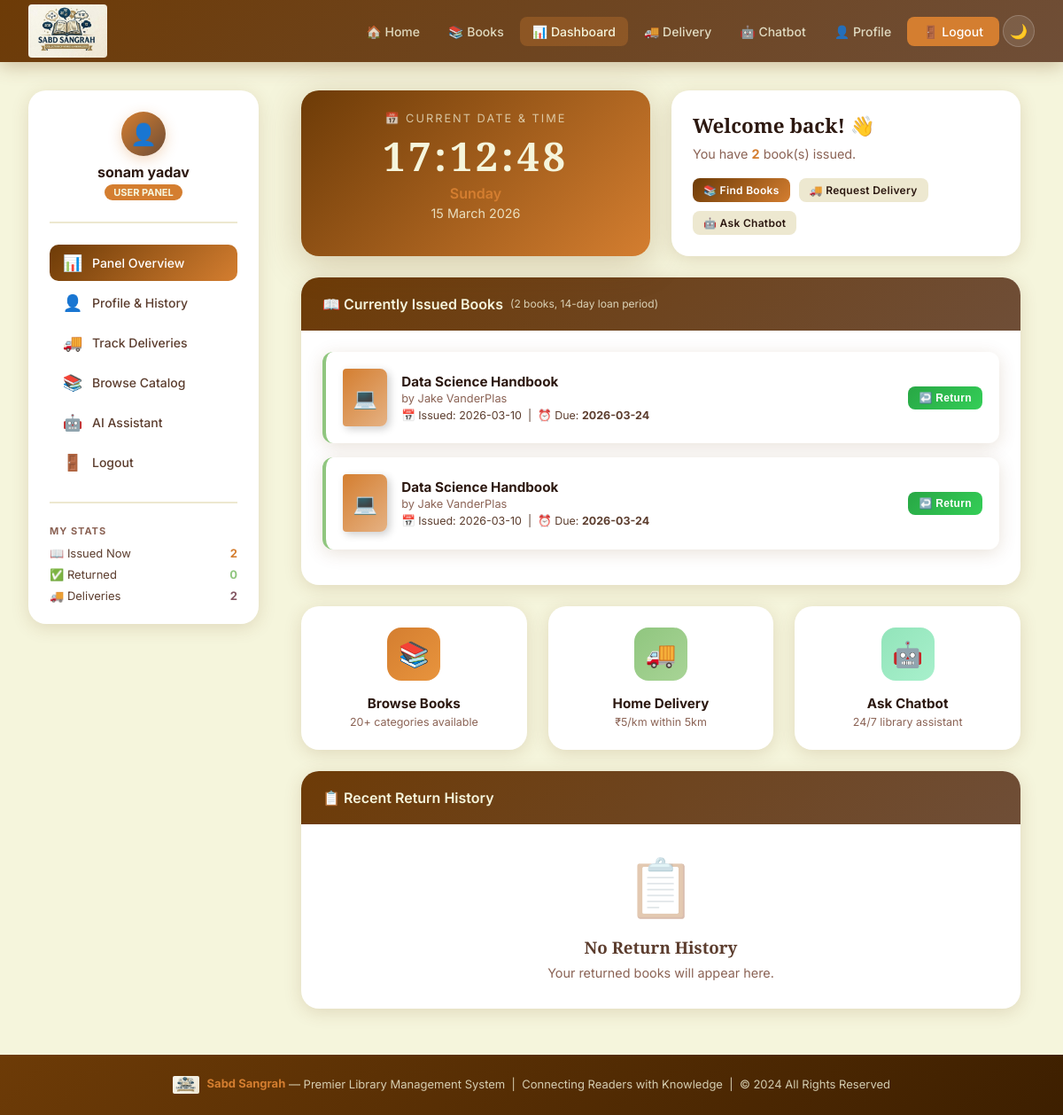
/dashboard (signed in), run on the app's committed database.
### tables this page shows
CREATE TABLE transactions (
            id INTEGER PRIMARY KEY AUTOINCREMENT,
            book_id INTEGER NOT NULL,
            user_id INTEGER NOT NULL,
            issue_date TEXT NOT NULL,
            due_date TEXT NOT NULL,
            return_date TEXT,
            fine REAL DEFAULT 0,
            FOREIGN KEY(book_id) REFERENCES books(id),
            FOREIGN KEY(user_id) REFERENCES users(id)
        );

CREATE TABLE books (
            id INTEGER PRIMARY KEY AUTOINCREMENT,
            title TEXT NOT NULL,
            author TEXT NOT NULL,
            isbn TEXT UNIQUE,
            category TEXT DEFAULT 'General',
            pub_year TEXT,
            total_copies INTEGER DEFAULT 1,
            available INTEGER DEFAULT 1,
            description TEXT DEFAULT '',
            cover_color TEXT DEFAULT '#D47E30',
            avg_rating REAL DEFAULT 0.0,
            created_at TEXT DEFAULT CURRENT_TIMESTAMP
        );

### app.py (the view)
@app.route('/dashboard')
@login_required
def user_dashboard():
    db = get_db()
    user_id = session['user_id']
    issued = db.execute('''SELECT t.*, b.title, b.author, b.category, b.cover_color
                           FROM transactions t JOIN books b ON t.book_id=b.id
                           WHERE t.user_id=? AND t.return_date IS NULL
                           ORDER BY t.issue_date DESC''', (user_id,)).fetchall()
    history = db.execute('''SELECT t.*, b.title, b.author
                            FROM transactions t JOIN books b ON t.book_id=b.id
                            WHERE t.user_id=? AND t.return_date IS NOT NULL
                            ORDER BY t.return_date DESC LIMIT 5''', (user_id,)).fetchall()
    deliveries = db.execute('''SELECT d.*, b.title FROM deliveries d JOIN books b ON d.book_id=b.id
                               WHERE d.user_id=? ORDER BY d.created_at DESC LIMIT 5''', (user_id,)).fetchall()
    today = datetime.date.today()
    issued_with_fine = []
    for t in issued:
        t = dict(t)
        due = datetime.datetime.strptime(t['due_date'], '%Y-%m-%d').date()
        days_late = max(0, (today - due).days)
        t['fine'] = days_late * FINE_PER_DAY
        t['days_late'] = days_late
        issued_with_fine.append(t)
    db.close()
    return render_template('dashboard_user.html', issued=issued_with_fine, history=history, deliveries=deliveries)

### app.py (called while the page is built)
def get_db():
    conn = sqlite3.connect(DATABASE)
    conn.row_factory = sqlite3.Row
    return conn

def login_required(f):
    @wraps(f)
    def decorated(*args, **kwargs):
        if 'user_id' not in session:
            flash('Please login to continue.', 'warning')
            return redirect(url_for('login'))
        return f(*args, **kwargs)
    return decorated

### templates/dashboard_user.html (shortened to what this page needs)
{% extends "user_panel_base.html" %}
{% block sidebar_extras %}
<div style="margin-top:1.5rem;padding-top:1.5rem;border-top:2px solid var(--cream-dark)">
    <div
        style="font-size:11px;font-weight:700;color:var(--text-light);text-transform:uppercase;letter-spacing:1px;margin-bottom:10px">
        My Stats</div>
    <div style="display:flex;flex-direction:column;gap:8px">
        <div style="display:flex;justify-content:space-between;font-size:13px">
            <span style="color:var(--text-mid)">📖 Issued Now</span>
            <span style="font-weight:700;color:var(--orange)">{{ issued|length }}</span>
        </div>
        <div style="display:flex;justify-content:space-between;font-size:13px">
            <span style="color:var(--text-mid)">✅ Returned</span>
            <span style="font-weight:700;color:var(--green)">{{ history|length }}</span>
        </div>
        <div style="display:flex;justify-content:space-between;font-size:13px">
            <span style="color:var(--text-mid)">🚚 Deliveries</span>
            <span style="font-weight:700;color:var(--mauve)">{{ deliveries|length }}</span>
        </div>
    </div>
</div>
{% endblock %}
{% block panel_content %}
<div class="grid-2 mb-3">
    <div class="live-clock">
        <div style="font-size:0.8rem;opacity:0.7;letter-spacing:2px;text-transform:uppercase;margin-bottom:4px">
            📅 Current Date & Time</div>
        <div class="clock-time" id="liveTime">--:--:--</div>
        <div class="clock-day" id="liveDay"></div>
        <div class="clock-date" id="liveDate"></div>
    </div>
    <div class="card" style="padding:1.5rem;display:flex;flex-direction:column;justify-content:center">
        <h3 style="font-family:'Playfair Display',serif;font-size:1.4rem;color:var(--text-dark);margin-bottom:0.3rem">
            Welcome back! 👋</h3>
        <p style="color:var(--text-light);font-size:0.9rem;line-height:1.6">You have <strong
                style="color:var(--orange)">{{ issued|length }}</strong> book(s) issued.
            {% set overdue_count = issued|selectattr('days_late','gt',0)|list|length %}
        </p>
        <div style="display:flex;gap:10px;margin-top:1rem;flex-wrap:wrap">
            <a href="{{ url_for('books') }}" class="btn btn-primary btn-sm">📚 Find Books</a>
            <a href="{{ url_for('delivery') }}" class="btn btn-secondary btn-sm">🚚 Request Delivery</a>
            <a href="{{ url_for('chatbot') }}" class="btn btn-secondary btn-sm">🤖 Ask Chatbot</a>
        </div>
    </div>
</div>
<div class="card mb-3">
    <div class="card-header">📖 Currently Issued Books <span style="font-size:12px;font-weight:400;opacity:0.8">({{
            issued|length }} books, 14-day loan
            period)</span></div>
    <div class="card-body">
        {% if issued %}
        {% for t in issued %}
        <div class="issued-book-card {{ 'overdue-row' if t.days_late > 0 else '' }}"
            style="{% if t.days_late > 0 %}border-left:4px solid #dc3545{% else %}border-left:4px solid var(--green){% endif %}">
            <div class="issued-book-icon"
                style="background:linear-gradient(135deg,{{ t.cover_color or '#D47E30' }},{{ t.cover_color or '#D47E30' }}99)">
                {% if t.category == 'Technology' %}💻{% elif t.category == 'Fiction' %}✨{% elif t.category ==
                'History' %}🏛️{% else %}📖{% endif %}
            </div>
            <div class="issued-book-info">
                <div class="issued-book-title">{{ t.title }}</div>
                <div class="issued-book-author">by {{ t.author }}</div>
                <div class="issued-book-meta">
                    📅 Issued: {{ t.issue_date }} &nbsp;|&nbsp;
                    ⏰ Due: <strong class="{{ 'overdue-warning' if t.days_late > 0 else '' }}">{{ t.due_date
                        }}</strong>
                </div>
            </div>
            <div>
                <form method="POST" action="{{ url_for('return_book', transaction_id=t.id) }}" style="display:inline">
                    <button type="submit" class="btn btn-sm {{ 'btn-danger' if t.days_late > 0 else 'btn-success' }}"
                        onclick="return confirm('Return this book?{% if t.fine > 0 %} Fine of ₹{{ t.fine }} will be charged.{% endif %}')">
                        ↩️ Return
                    </button>
                </form>
            </div>
        </div>
        {% endfor %}
        {% endif %}
    </div>
</div>
<div class="grid-3 mb-3">
    <a href="{{ url_for('books') }}" class="quick-action">
        <div class="qa-icon" style="background:linear-gradient(135deg,var(--orange),#e8943d)">📚</div>
        <div class="qa-title">Browse Books</div>
        <div class="qa-sub">20+ categories available</div>
    </a>
    <a href="{{ url_for('delivery') }}" class="quick-action">
        <div class="qa-icon" style="background:linear-gradient(135deg,var(--green),#a8d496)">🚚</div>
        <div class="qa-title">Home Delivery</div>
        <div class="qa-sub">₹5/km within 5km</div>
    </a>
    <a href="{{ url_for('chatbot') }}" class="quick-action">
        <div class="qa-icon" style="background:linear-gradient(135deg,var(--mint),#a8f0cc)">🤖</div>
        <div class="qa-title">Ask Chatbot</div>
        <div class="qa-sub">24/7 library assistant</div>
    </a>
</div>
<div class="card">
    <div class="card-header">📋 Recent Return History</div>
    <div class="card-body" style="padding:0">
        {% if history %}
        <div class="table-wrapper">
            <table>
                <thead>
                    <tr>
                        <th>📖 Book</th>
                        <th>✍️ Author</th>
                        <th>📅 Issued</th>
                        <th>✅ Returned</th>
                        <th>💰 Fine</th>
                    </tr>
                </thead>
                <tbody>
                    {% for t in history %}
                    <tr>
                        <td><strong>{{ t.title }}</strong></td>
                        <td>{{ t.author }}</td>
                        <td>{{ t.issue_date }}</td>
                        <td>{{ t.return_date }}</td>
                        <td>
                            {% if t.fine and t.fine > 0 %}
                            <span class="badge badge-danger">₹{{ t.fine }}</span>
                            {% else %}
                            <span class="badge badge-success">₹0</span>
                            {% endif %}
                        </td>
                    </tr>
                    {% endfor %}
                </tbody>
            </table>
        </div>
        {% else %}
        <div class="empty-state" style="padding:2rem">
            <div class="empty-icon">📋</div>
            <h3>No Return History</h3>
            <p>Your returned books will appear here.</p>
        </div>
        {% endif %}
    </div>
</div>
<br>
{% endblock %}

### static/css/style.css (style rules this page uses)
:root { --brown-light: #6F4E37; --brown-dark: #6D3B07; --orange: #D47E30; --cream: #F5F5DC; --cream-dark: #EDE8D0; --pink: #E491A6; --mauve: #845763; --mint: #92E4BA; --green: #90C67F; --white: #FFFFFF; --text-dark: #2C1810; --text-mid: #5C3D2E; --text-light: #8B6355; --shadow: 0 4px 20px rgba(109,59,7,0.15); --shadow-lg: 0 8px 40px rgba(109,59,7,0.25); --radius: 12px; --radius-lg: 20px; --transition: all 0.3s cubic-bezier(0.4, 0, 0.2, 1); }
* { margin: 0; padding: 0; box-sizing: border-box; }
html { scroll-behavior: smooth; }
body { font-family: 'Inter', sans-serif; background: var(--cream); color: var(--text-dark); transition: background 0.3s, color 0.3s; min-height: 100vh; }
.card { background: var(--white); border-radius: var(--radius-lg); box-shadow: var(--shadow); overflow: hidden; transition: var(--transition); }
.card-header { background: linear-gradient(135deg, var(--brown-dark), var(--brown-light)); color: var(--cream); padding: 1.25rem 1.5rem; font-weight: 600; display: flex; align-items: center; gap: 8px; }
.card-body { padding: 1.5rem; }
.grid-3 { display: grid; grid-template-columns: repeat(3, 1fr); gap: 1.5rem; }
.grid-2 { display: grid; grid-template-columns: repeat(2, 1fr); gap: 1.5rem; }
.btn { padding: 10px 20px; border-radius: 8px; border: none; cursor: pointer; font-weight: 600; font-size: 14px; transition: var(--transition); display: inline-flex; align-items: center; gap: 6px; text-decoration: none; letter-spacing: 0.3px; }
.btn-primary { background: linear-gradient(135deg, var(--brown-dark), var(--orange)); color: white; }
.btn-secondary { background: var(--cream-dark); color: var(--text-dark); }
.btn-success { background: linear-gradient(135deg, #28a745, #34ce57); color: white; }
.btn-sm { padding: 6px 12px; font-size: 12px; }
.live-clock { background: linear-gradient(135deg, var(--brown-dark), var(--orange)); color: var(--cream); border-radius: var(--radius-lg); padding: 1.5rem; text-align: center; box-shadow: var(--shadow-lg); }
.clock-time { font-size: 2.8rem; font-weight: 700; font-family: 'Playfair Display', serif; letter-spacing: 4px; }
.clock-date { font-size: 0.9rem; opacity: 0.85; margin-top: 4px; }
.clock-day { font-size: 1rem; font-weight: 600; margin-top: 2px; color: var(--orange); }
.issued-book-card { background: var(--white); border-radius: var(--radius); padding: 1.2rem; box-shadow: var(--shadow); display: flex; align-items: center; gap: 1rem; transition: var(--transition); margin-bottom: 1rem; }
.issued-book-icon { width: 50px; height: 65px; border-radius: 4px 8px 8px 4px; display: flex; align-items: center; justify-content: center; font-size: 22px; flex-shrink: 0; box-shadow: 3px 3px 10px rgba(0,0,0,0.2); }
.issued-book-info { flex: 1; }
.issued-book-title { font-weight: 700; font-size: 0.95rem; color: var(--text-dark); margin-bottom: 2px; }
.issued-book-author { font-size: 0.8rem; color: var(--text-light); }
.issued-book-meta { font-size: 0.78rem; color: var(--text-mid); margin-top: 4px; }
.quick-action { background: var(--white); border-radius: var(--radius-lg); padding: 1.5rem; text-align: center; box-shadow: var(--shadow); transition: var(--transition); cursor: pointer; text-decoration: none; display: block; color: var(--text-dark); }
.qa-icon { width: 60px; height: 60px; border-radius: 16px; display: flex; align-items: center; justify-content: center; font-size: 28px; margin: 0 auto 1rem; }
.qa-title { font-weight: 700; font-size: 0.95rem; margin-bottom: 4px; }
.qa-sub { font-size: 0.78rem; color: var(--text-light); }
.mb-3 { margin-bottom: 1.5rem; }
.empty-state { text-align: center; padding: 4rem 2rem; }
.empty-state .empty-icon { font-size: 64px; margin-bottom: 1rem; opacity: 0.4; }
.empty-state h3 { font-family: 'Playfair Display', serif; color: var(--text-mid); margin-bottom: 0.5rem; }
.empty-state p { color: var(--text-light); font-size: 0.9rem; }
.fade-in { animation: fadeIn 0.5s ease; }

### data on the page
transactions: title "Data Science Handbook", author "Jake VanderPlas", issue_date "2026-03-10", due_date "2026-03-24"
transactions: title "Data Science Handbook", author "Jake VanderPlas", issue_date "2026-03-10", due_date "2026-03-24"

### other printed values
{{ session.username }} "sonam yadav"
{{ issued|length }} "2"
{{ history|length }} "0"
{{ deliveries|length }} "2"
{{ 2024 }} "2024"
